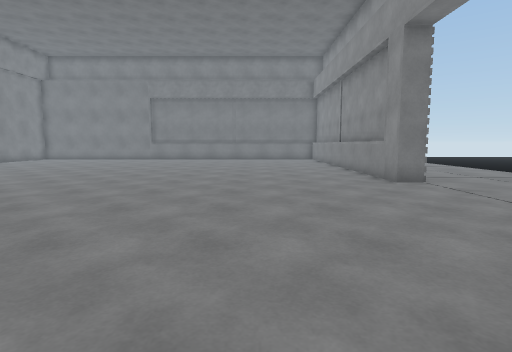
View 1 (above)

16 first-person views from a walk through a scene from a Unity 3-D project. The camera is 1.2 m above the floor, tilts 6° down and sees 80° across. The floor is counted in squares, 1 m on a side. Each view is taken from the middle of a square. On the plan, view 1 faces up. The plan holds only what a view shows up to about 13 squares ahead; the rest is blank. The place goes on beyond the plan. The player is left out. Door leaves are left out, so doorways stand open. Surface patterns are stand-ins for the level's own textures.

View 2
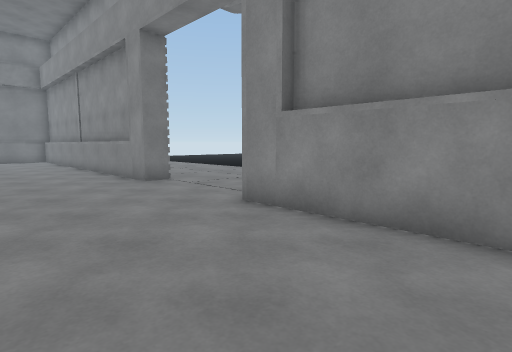

View 3
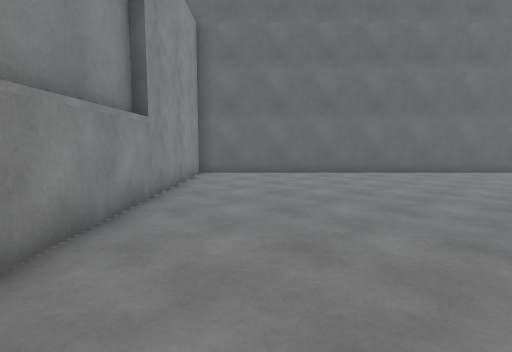

View 4
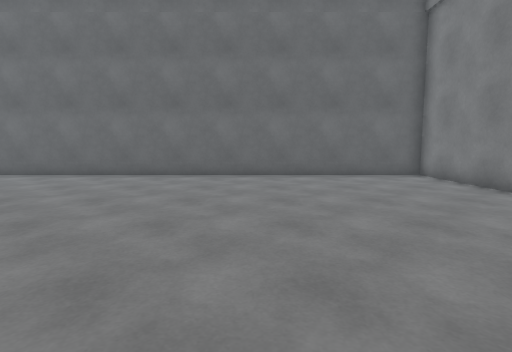

View 5
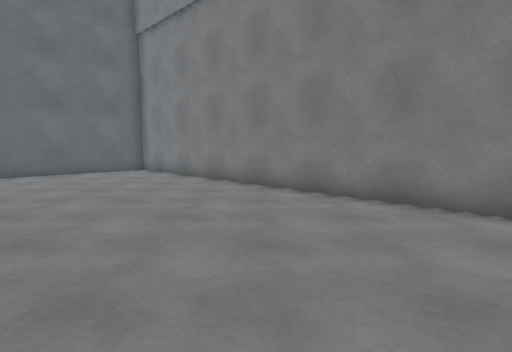

View 6
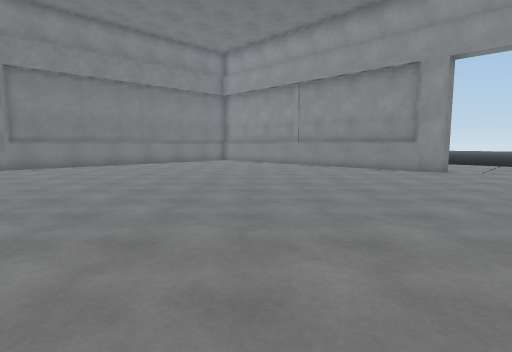

View 7
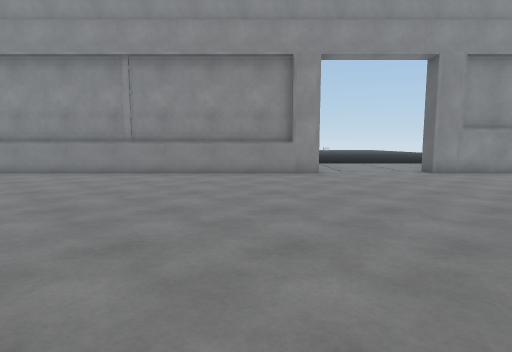

View 8
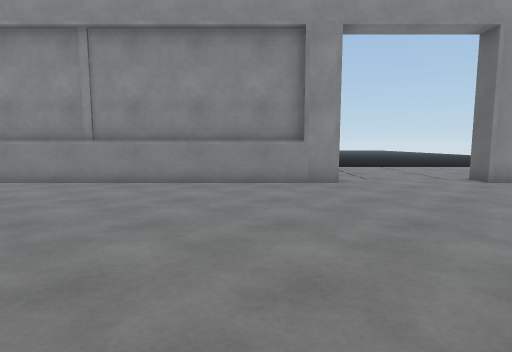

View 9
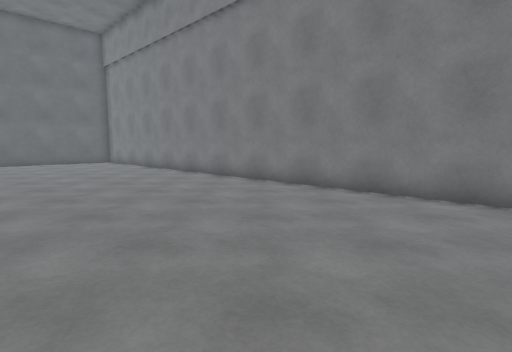

View 10
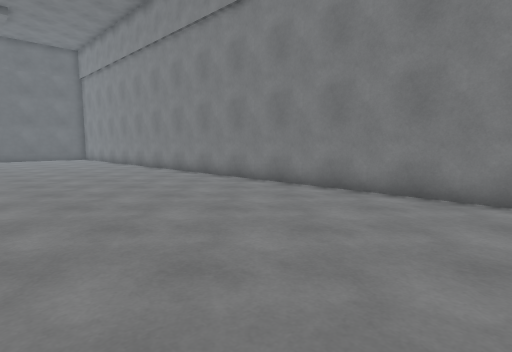

View 11
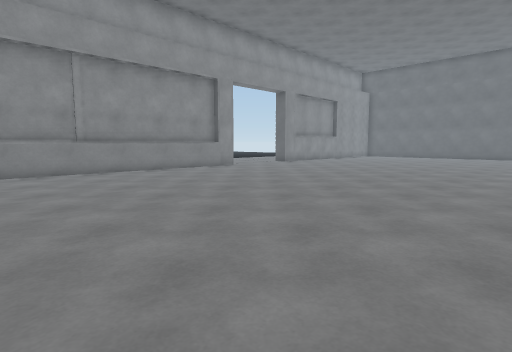

View 12
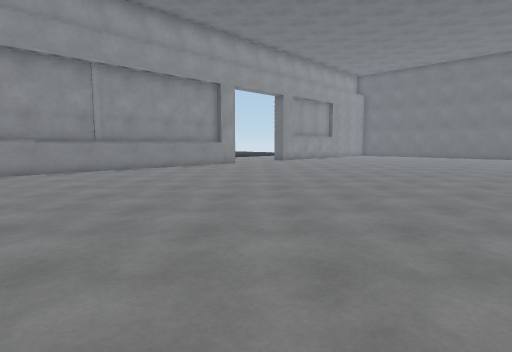

View 13
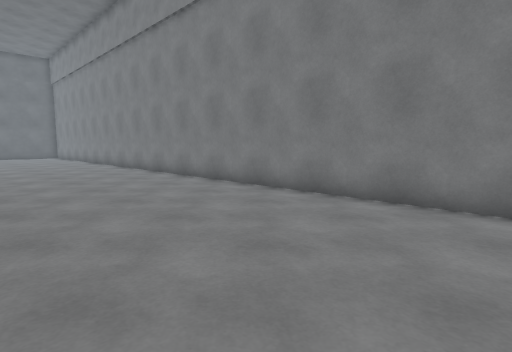

View 14
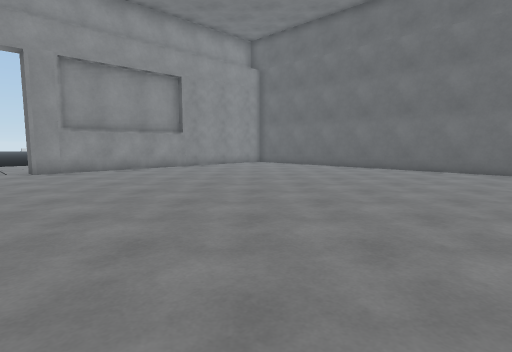

View 15
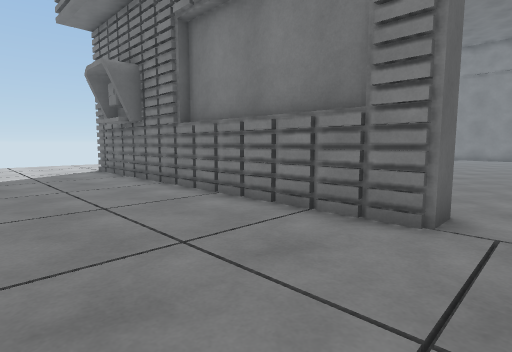

View 16
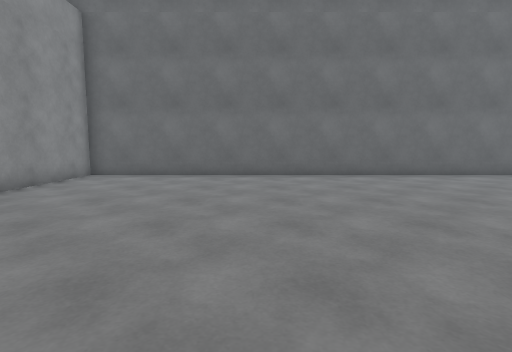

### Floor plan
Points are (right, up) in squares from view 1. A wall is a line through its corners. A room is listed if a view was taken in it or the views show most of it. See-through windows are left out.
Room 1 (views 1, 2, 3, 4, 5, 6, 7, 8, 9, 10, 11, 12, 13, 14, 16)
walls: (4.4, 9.4) (4.4, 22.4); (4.7, 10.5) (4.7, 22.5); (-16.3, 21.5) (-16.3, -7.7) (4.4, -7.7) (4.4, 4.8)
ways out: open door at (5, 7) to room 2
Room 2 (view 15)
walls: (5.4, 4.8) (5.4, -8)
ways out: open door at (5, 7) to room 1

Where each view was taken, in squares from view 1:
view 1: 0 up, 0 right, facing up
view 2: 0 up, 0 right, facing up-right
view 3: 5 up, 2 right, facing down
view 4: 4 up, 10 left, facing down
view 5: 6 up, 10 left, facing down-left
view 6: 6 up, 10 left, facing up-right
view 7: 12 up, 8 left, facing right
view 8: 12 up, 5 left, facing right
view 9: 13 up, 9 left, facing down-left
view 10: 18 up, 9 left, facing down-left
view 11: 21 up, 9 left, facing down-right
view 12: 22 up, 10 left, facing down-right
view 13: 22 up, 10 left, facing down-left
view 14: 7 up, 10 left, facing down-right
view 15: 6 up, 10 right, facing down-left
view 16: 4 up, 2 left, facing down
